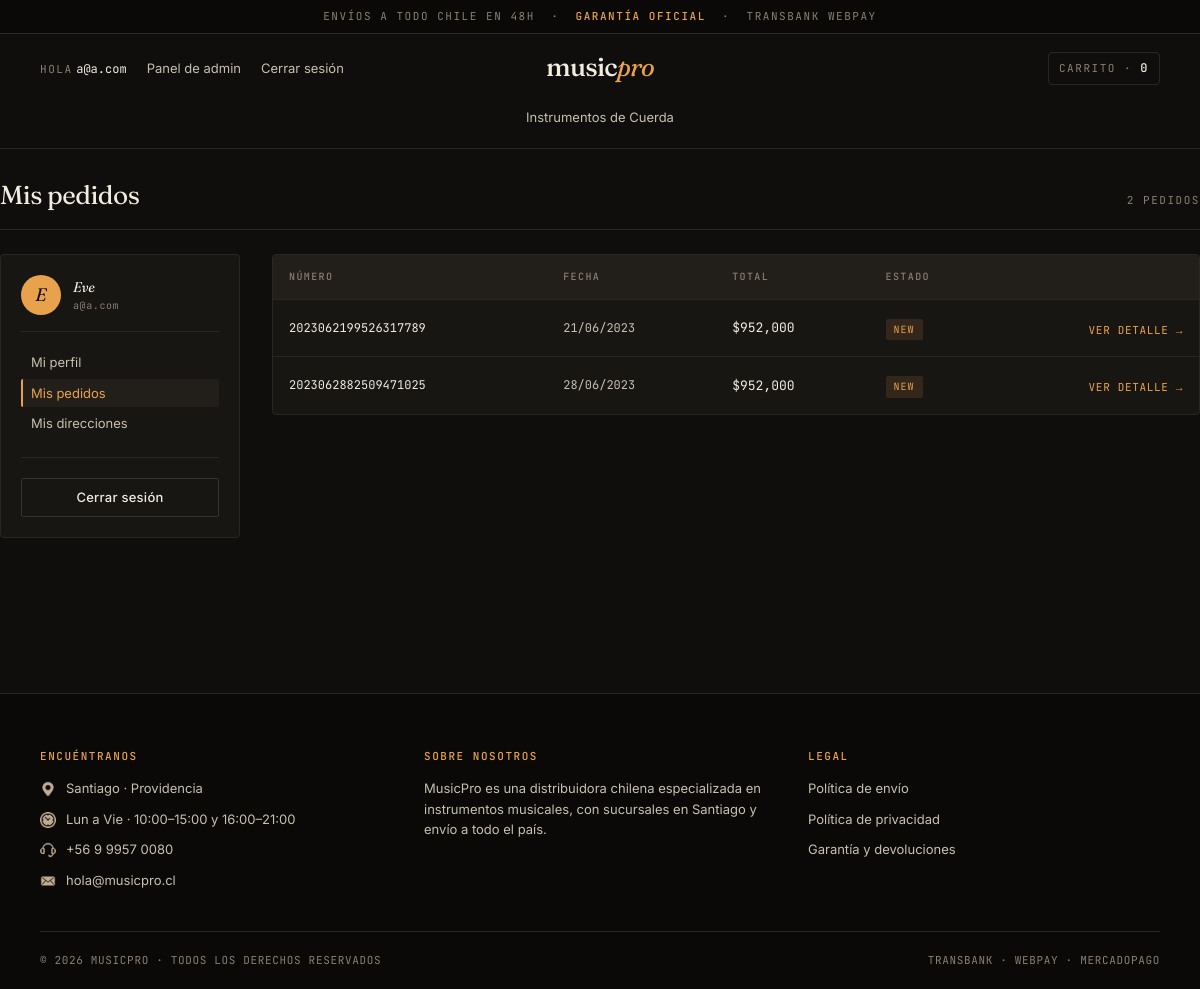
/Perfil/ordenes (signed in), run on an earlier commit of the app's database.
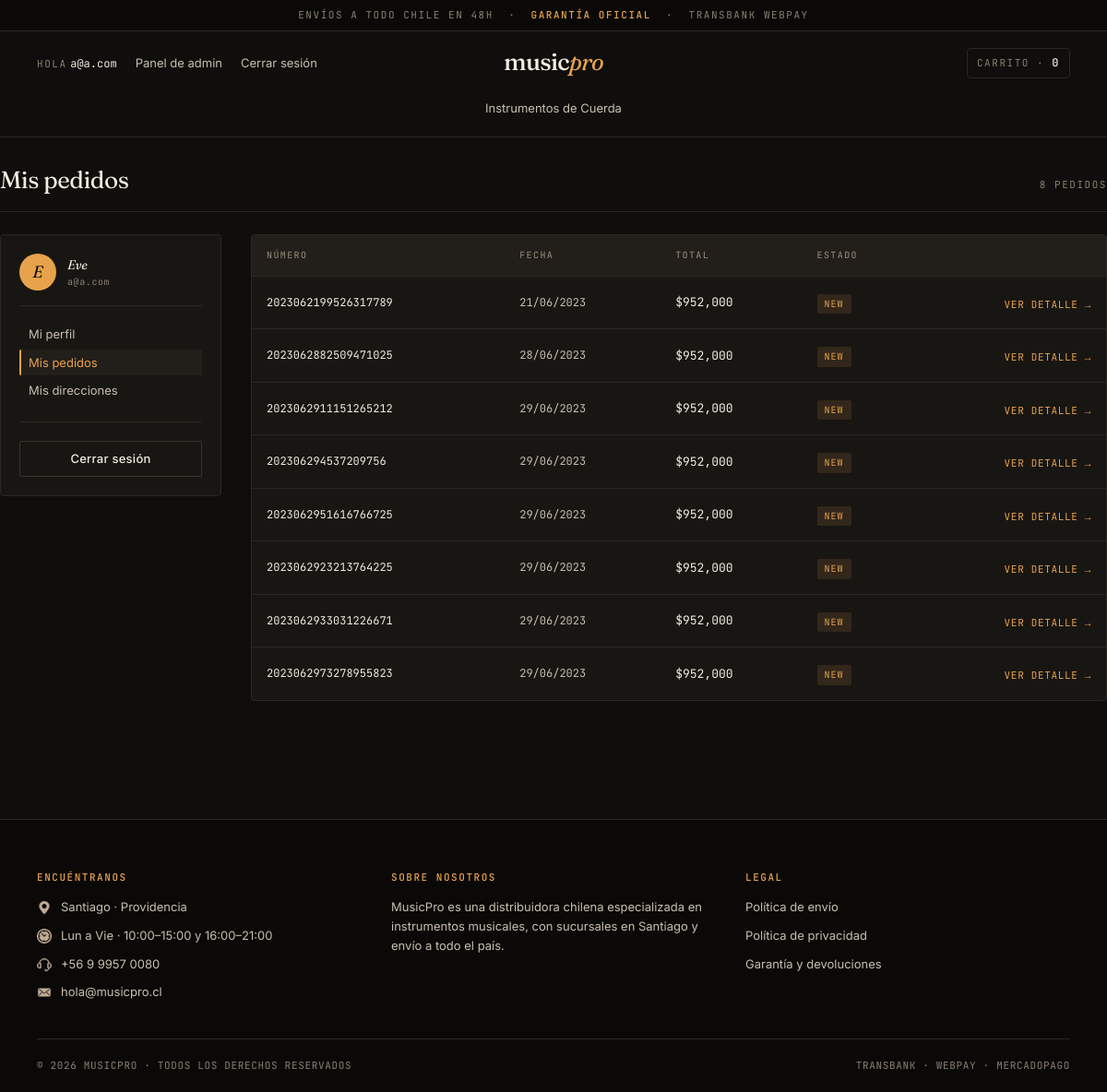
And on a later commit of the database.
### app/models.py (models this page shows, shortened)
class Categoria(models.Model):
    nombreCategoria = models.CharField(max_length=50,primary_key=True, verbose_name='nombre de la categoria', unique=True)
    descripcion = models.CharField(max_length=255, blank = True)
    slug = AutoSlugField(populate_from='nombreCategoria',null=True)
    class Meta:
        verbose_name = 'category'
        verbose_name_plural = 'categories'

### orders/models.py (models this page shows, shortened)
class Order(models.Model):
    STATUS = (
        ('new', 'Nuevo'),
        ('acepted','aceptado'),
        ('completed','completado'),
        ('cancelelled','cancelado')
    )
    user = models.ForeignKey(User, on_delete=models.SET_NULL, null=True)
    ubicacion = models.IntegerField( null=True)
    order_number = models.CharField(max_length=20 ,primary_key=True)
    first_name = models.CharField(max_length=50)
    last_name = models.CharField(max_length=50)
    phone = models.CharField(max_length=50)
    email = models.CharField(max_length=50)
    address_line_1 = models.CharField(max_length=100, null=True)
    address_line_2 = models.CharField(max_length=100, null=True)
    region = models.CharField(max_length=100, null=True)
    city= models.CharField(max_length=100, null=True)
    order_note = models.CharField(max_length=100)
    order_total = models.IntegerField()
    tax = models.FloatField()
    status = models.CharField(max_length=100, choices=STATUS, default="New")
    ip = models.CharField(blank=True, max_length=20)
    is_ordered = models.BooleanField()
    create_at = models.DateField(auto_now=True)
    updated_at = models.DateField(auto_now=True)

### app/views.py (the view)
# urls.py: path('Perfil/ordenes',viewOrders, name="viewOrders"),
def viewOrders(request):
    current_user = request.user
    ordenes = Order.objects.filter(user = current_user)
    context = {
        'orders': ordenes
    }
    return render(request,'app/tienda/Perfil/ordenes.html', context)

### app/context_processors.py (called while the page is built)
def categorias(request):
    categorias = Categoria.objects.all()
    return {'categorias': categorias}

### carts/context_processors.py (called while the page is built)
def counter(request):
    cart_count = 0
    try:
        cart = Cart.objects.filter(cart_id=_cart_id(request))
        cart_items = CartItem.objects.all().filter(cart=cart[:1])
        for cart_item in cart_items:
            cart_count += cart_item.quantity
    except Cart.DoesNotExist:
        cart_count = 0
    return dict(cart_count=cart_count)

### carts/views.py (called while the page is built)
def _cart_id(request):
    cart = request.session.session_key
    if not cart:
        cart= request.session.create()
    return cart

### app/templates/app/tienda/Perfil/ordenes.html
{% extends 'app/base.html' %}
{% load static %}
{% load humanize %}
{% block contenido %}
<section class="section-content container">
    <header class="section-head" style="padding-top: 0;">
        <h2>Mis pedidos</h2>
        <span class="meta">{{ orders|length }} pedido{{ orders|length|pluralize }}</span>
    </header>
    <div class="store-layout">
        {% include 'app/tienda/Perfil/_sidebar.html' with active='ordenes' %}
        <main>
            {% if orders %}
                <div class="cart-card">
                    <table class="table-shopping-cart">
                        <thead>
                            <tr>
                                <th scope="col">Número</th>
                                <th scope="col">Fecha</th>
                                <th scope="col">Total</th>
                                <th scope="col">Estado</th>
                                <th scope="col"></th>
                            </tr>
                        </thead>
                        <tbody>
                            {% for i in orders %}
                            <tr>
                                <td style="font-family: var(--font-mono); font-size: 12px; color: var(--paper);">{{ i.order_number }}</td>
                                <td style="font-family: var(--font-mono); font-size: 12px; color: var(--paper-dim);">{{ i.create_at|date:"d/m/Y" }}</td>
                                <td style="font-family: var(--font-mono); font-size: 13px; color: var(--paper);">${{ i.order_total|intcomma }}</td>
                                <td>
                                    <span style="display: inline-block; padding: 3px 8px; border-radius: 2px; background: rgba(232, 162, 76, 0.12); color: var(--amber); font-family: var(--font-mono); font-size: 10px; letter-spacing: 0.1em; text-transform: uppercase;">{{ i.status }}</span>
                                </td>
                                <td style="text-align: right;">
                                    <a href="{% url 'detalleUserOrder' i.order_number %}" class="mono" style="color: var(--amber); font-size: 11px; letter-spacing: 0.06em;">VER DETALLE →</a>
                                </td>
                            </tr>
                            {% endfor %}
                        </tbody>
                    </table>
                </div>
            {% else %}
                <div class="cart-empty">
                    <h2>Todavía no hay pedidos.</h2>
                    <p style="color: var(--paper-dim); font-size: 14px; margin-bottom: 24px;">Cuando hagas tu primera compra vas a poder ver el historial acá.</p>
                    <a href="{% url 'home' %}">Explorar catálogo →</a>
                </div>
            {% endif %}
        </main>
    </div>
</section>
{% endblock %}

### app/templates/app/base.html (shortened to what this page needs)
{% load static %}
<!DOCTYPE html>
<html lang="es">
<head>
    <link rel="stylesheet" href="{% static 'css/estilos.css' %}">
</head>
<body>
    <header>
        <div class="contenedor-anuncio">
            Envíos a todo Chile en 48h &nbsp;·&nbsp; <b>Garantía oficial</b> &nbsp;·&nbsp; Transbank Webpay
        </div>
        <div class="nav-bar">
            <ul class="sesion">
                {% if user.is_authenticated %}
                    <li><span class="eyebrow eyebrow-muted">Hola</span> <a href="{% url 'viewPerfil' %}" class="user-mail">{{ user.email }}</a></li>
                    {% if user.is_staff %}
                        <li><a href="{% url 'adminView' %}">Panel de admin</a></li>
                    {% endif %}
                    <li><a href="{% url 'logout' %}">Cerrar sesión</a></li>
                {% else %}
                    <li><a href="{% url 'loginCli' %}">Iniciar sesión</a></li>
                    <li><a href="{% url 'RegistroCli' %}">Crear cuenta</a></li>
                {% endif %}
            </ul>
            <div class="contenedor-logo">
                <a href="{% url 'home' %}" class="brand-word">music<em>pro</em></a>
            </div>
            <div class="cart-wrap">
                <div id="cart" class="cart-icon">
                    <a href="{% url 'cart' %}" style="display:inline-flex;align-items:center;gap:8px;color:inherit;">
                        Carrito · <span id="cart-quantity">{{ cart_count }}</span>
                    </a>
                </div>
            </div>
        </div>
        <nav class="cat-nav" aria-label="Categorías">
            {% for ve in categorias %}
                <a href="{% url 'store' ve.slug %}">{{ ve.nombreCategoria }}</a>
            {% endfor %}
        </nav>
    </header>
    <main class="contenido">
        {% block contenido %}{% endblock %}
    </main>
    <footer>
        <div class="container">
            <div class="row">
                <div class="footer-col">
                    <h3>Encuéntranos</h3>
                    <ul>
                        <li><img src="{% static 'img/icons/ubicacion.png' %}" alt=""> Santiago · Providencia</li>
                        <li><img src="{% static 'img/icons/horario.png' %}" alt=""> Lun a Vie · 10:00–15:00 y 16:00–21:00</li>
                        <li><img src="{% static 'img/icons/atencion.png' %}" alt=""> +56 9 9957 0080</li>
                        <li><img src="{% static 'img/icons/correo.png' %}" alt=""> <a href="mailto:hola@musicpro.cl">hola@musicpro.cl</a></li>
                    </ul>
                </div>
                <div class="footer-col">
                    <h3>Sobre nosotros</h3>
                    <ul>
                        <li>MusicPro es una distribuidora chilena especializada en instrumentos musicales, con sucursales en Santiago y envío a todo el país.</li>
                    </ul>
                </div>
                <div class="footer-col">
                    <h3>Legal</h3>
                    <ul>
                        <li><a href="#">Política de envío</a></li>
                        <li><a href="#">Política de privacidad</a></li>
                        <li><a href="#">Garantía y devoluciones</a></li>
                    </ul>
                </div>
            </div>
            <div class="footer2">
                <div>© 2026 MusicPro · Todos los derechos reservados</div>
                <div>Transbank · Webpay · MercadoPago</div>
            </div>
        </div>
    </footer>
</body>
</html>

What changed in the data, as far as the page shows it:
added Order: order_number "2023062911151265212", create_at "29/06/2023", order_total "952,000", status "NEW"
added Order: order_number "202306294537209756", create_at "29/06/2023", order_total "952,000", status "NEW"
added Order: order_number "2023062951616766725", create_at "29/06/2023", order_total "952,000", status "NEW"
added Order: order_number "2023062923213764225", create_at "29/06/2023", order_total "952,000", status "NEW"
added Order: order_number "2023062933031226671", create_at "29/06/2023", order_total "952,000", status "NEW"
added Order: order_number "2023062973278955823", create_at "29/06/2023", order_total "952,000", status "NEW"
Also different on the page:
{{ orders|length }}: "2" → "8"
